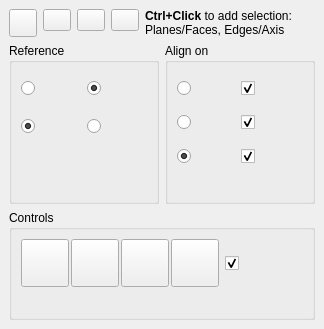
<?xml version="1.0" encoding="UTF-8"?>
<ui version="4.0">
 <class>DockWidget</class>
 <widget class="QDockWidget" name="DockWidget">
  <property name="geometry">
   <rect>
    <x>0</x>
    <y>0</y>
    <width>324</width>
    <height>329</height>
   </rect>
  </property>
  <property name="windowIcon">
   <iconset>
    <normaloff>Center-Align.png</normaloff>Center-Align.png</iconset>
  </property>
  <property name="layoutDirection">
   <enum>Qt::LeftToRight</enum>
  </property>
  <property name="features">
   <set>QDockWidget::DockWidgetFloatable|QDockWidget::DockWidgetMovable</set>
  </property>
  <property name="allowedAreas">
   <set>Qt::LeftDockWidgetArea|Qt::RightDockWidgetArea</set>
  </property>
  <property name="windowTitle">
   <string extracomment="kicad StepUp 3D tools">Align tool</string>
  </property>
  <widget class="QWidget" name="dockWidgetContents">
   <layout class="QGridLayout" name="gridLayout_5">
    <item row="1" column="0">
     <layout class="QGridLayout" name="gridLayout_4">
      <item row="0" column="1">
       <widget class="QGroupBox" name="AlignGroup">
        <property name="title">
         <string notr="true">Align on</string>
        </property>
        <layout class="QVBoxLayout" name="verticalLayout">
         <item>
          <layout class="QGridLayout" name="gridLayout_12">
           <property name="spacing">
            <number>2</number>
           </property>
           <item row="0" column="1">
            <widget class="QCheckBox" name="cbX">
             <property name="minimumSize">
              <size>
               <width>48</width>
               <height>32</height>
              </size>
             </property>
             <property name="maximumSize">
              <size>
               <width>64</width>
               <height>128</height>
              </size>
             </property>
             <property name="toolTip">
              <string notr="true">center on X</string>
             </property>
             <property name="text">
              <string notr="true"/>
             </property>
             <property name="icon">
              <iconset>
               <normaloff>Xaxis.png</normaloff>Xaxis.png</iconset>
             </property>
             <property name="iconSize">
              <size>
               <width>16</width>
               <height>16</height>
              </size>
             </property>
             <property name="checked">
              <bool>true</bool>
             </property>
            </widget>
           </item>
           <item row="2" column="1">
            <widget class="QCheckBox" name="cbZ">
             <property name="minimumSize">
              <size>
               <width>48</width>
               <height>32</height>
              </size>
             </property>
             <property name="maximumSize">
              <size>
               <width>64</width>
               <height>128</height>
              </size>
             </property>
             <property name="toolTip">
              <string notr="true">center on Z</string>
             </property>
             <property name="text">
              <string notr="true"/>
             </property>
             <property name="icon">
              <iconset>
               <normaloff>Zaxis.png</normaloff>Zaxis.png</iconset>
             </property>
             <property name="iconSize">
              <size>
               <width>16</width>
               <height>16</height>
              </size>
             </property>
             <property name="checked">
              <bool>true</bool>
             </property>
            </widget>
           </item>
           <item row="1" column="1">
            <widget class="QCheckBox" name="cbY">
             <property name="minimumSize">
              <size>
               <width>48</width>
               <height>32</height>
              </size>
             </property>
             <property name="maximumSize">
              <size>
               <width>64</width>
               <height>128</height>
              </size>
             </property>
             <property name="toolTip">
              <string notr="true">center on Y</string>
             </property>
             <property name="text">
              <string notr="true"/>
             </property>
             <property name="icon">
              <iconset>
               <normaloff>Yaxis.png</normaloff>Yaxis.png</iconset>
             </property>
             <property name="iconSize">
              <size>
               <width>16</width>
               <height>16</height>
              </size>
             </property>
             <property name="checked">
              <bool>true</bool>
             </property>
            </widget>
           </item>
           <item row="0" column="0">
            <widget class="QRadioButton" name="rbCenters">
             <property name="minimumSize">
              <size>
               <width>56</width>
               <height>32</height>
              </size>
             </property>
             <property name="toolTip">
              <string notr="true">Align Centers</string>
             </property>
             <property name="text">
              <string notr="true"/>
             </property>
             <property name="icon">
              <iconset>
               <normaloff>Centers.png</normaloff>Centers.png</iconset>
             </property>
             <property name="iconSize">
              <size>
               <width>26</width>
               <height>26</height>
              </size>
             </property>
             <property name="checked">
              <bool>false</bool>
             </property>
            </widget>
           </item>
           <item row="1" column="0">
            <widget class="QRadioButton" name="rbPlanes">
             <property name="minimumSize">
              <size>
               <width>56</width>
               <height>32</height>
              </size>
             </property>
             <property name="toolTip">
              <string notr="true">Align Planes</string>
             </property>
             <property name="text">
              <string notr="true"/>
             </property>
             <property name="icon">
              <iconset>
               <normaloff>Planes.png</normaloff>Planes.png</iconset>
             </property>
             <property name="iconSize">
              <size>
               <width>26</width>
               <height>26</height>
              </size>
             </property>
             <property name="checked">
              <bool>false</bool>
             </property>
            </widget>
           </item>
           <item row="2" column="0">
            <widget class="QRadioButton" name="rbPlanesCenters">
             <property name="minimumSize">
              <size>
               <width>56</width>
               <height>32</height>
              </size>
             </property>
             <property name="toolTip">
              <string notr="true">Align Centers &amp; Planes</string>
             </property>
             <property name="text">
              <string notr="true"/>
             </property>
             <property name="icon">
              <iconset>
               <normaloff>Planes-Centers.png</normaloff>Planes-Centers.png</iconset>
             </property>
             <property name="iconSize">
              <size>
               <width>26</width>
               <height>26</height>
              </size>
             </property>
             <property name="checked">
              <bool>true</bool>
             </property>
            </widget>
           </item>
          </layout>
         </item>
         <item>
          <spacer name="verticalSpacer">
           <property name="orientation">
            <enum>Qt::Vertical</enum>
           </property>
           <property name="sizeHint" stdset="0">
            <size>
             <width>20</width>
             <height>40</height>
            </size>
           </property>
          </spacer>
         </item>
        </layout>
       </widget>
      </item>
      <item row="0" column="0">
       <widget class="QGroupBox" name="ReferenceGroup">
        <property name="title">
         <string notr="true">Reference</string>
        </property>
        <layout class="QVBoxLayout" name="verticalLayout_2">
         <item>
          <layout class="QGridLayout" name="gridLayout_3">
           <item row="0" column="0">
            <widget class="QRadioButton" name="rbBBox">
             <property name="minimumSize">
              <size>
               <width>56</width>
               <height>32</height>
              </size>
             </property>
             <property name="toolTip">
              <string notr="true">Center of
Bounding Box</string>
             </property>
             <property name="text">
              <string notr="true"/>
             </property>
             <property name="icon">
              <iconset>
               <normaloff>Bbox.png</normaloff>Bbox.png</iconset>
             </property>
             <property name="iconSize">
              <size>
               <width>26</width>
               <height>26</height>
              </size>
             </property>
             <property name="checked">
              <bool>false</bool>
             </property>
             <property name="autoExclusive">
              <bool>false</bool>
             </property>
            </widget>
           </item>
           <item row="0" column="1">
            <widget class="QRadioButton" name="rbMass">
             <property name="minimumSize">
              <size>
               <width>56</width>
               <height>32</height>
              </size>
             </property>
             <property name="toolTip">
              <string notr="true">Center of
Mass</string>
             </property>
             <property name="text">
              <string notr="true"/>
             </property>
             <property name="icon">
              <iconset>
               <normaloff>Mass.png</normaloff>Mass.png</iconset>
             </property>
             <property name="iconSize">
              <size>
               <width>26</width>
               <height>26</height>
              </size>
             </property>
             <property name="checked">
              <bool>true</bool>
             </property>
             <property name="autoExclusive">
              <bool>false</bool>
             </property>
            </widget>
           </item>
           <item row="1" column="0">
            <widget class="QRadioButton" name="rbNormal">
             <property name="minimumSize">
              <size>
               <width>56</width>
               <height>32</height>
              </size>
             </property>
             <property name="toolTip">
              <string notr="true">Alignment Normal</string>
             </property>
             <property name="text">
              <string notr="true"/>
             </property>
             <property name="icon">
              <iconset>
               <normaloff>Normal-Up.png</normaloff>Normal-Up.png</iconset>
             </property>
             <property name="iconSize">
              <size>
               <width>26</width>
               <height>26</height>
              </size>
             </property>
             <property name="checked">
              <bool>true</bool>
             </property>
             <property name="autoExclusive">
              <bool>false</bool>
             </property>
            </widget>
           </item>
           <item row="1" column="1">
            <widget class="QRadioButton" name="rbNormal_Inv">
             <property name="minimumSize">
              <size>
               <width>56</width>
               <height>32</height>
              </size>
             </property>
             <property name="toolTip">
              <string notr="true">Alignment Normal
Inverted</string>
             </property>
             <property name="text">
              <string notr="true"/>
             </property>
             <property name="icon">
              <iconset>
               <normaloff>Normal-Down.png</normaloff>Normal-Down.png</iconset>
             </property>
             <property name="iconSize">
              <size>
               <width>26</width>
               <height>26</height>
              </size>
             </property>
             <property name="checked">
              <bool>false</bool>
             </property>
             <property name="autoExclusive">
              <bool>false</bool>
             </property>
            </widget>
           </item>
          </layout>
         </item>
         <item>
          <spacer name="verticalSpacer_2">
           <property name="orientation">
            <enum>Qt::Vertical</enum>
           </property>
           <property name="sizeHint" stdset="0">
            <size>
             <width>20</width>
             <height>40</height>
            </size>
           </property>
          </spacer>
         </item>
        </layout>
       </widget>
      </item>
     </layout>
    </item>
    <item row="0" column="0">
     <layout class="QGridLayout" name="gridLayout_2">
      <item row="0" column="4">
       <widget class="QLabel" name="Label_Align_Gui">
        <property name="toolTip">
         <string notr="true">Ctrl+Click to select
Faces/Planes or Edges/Axis</string>
        </property>
        <property name="text">
         <string>&lt;b&gt;Ctrl+Click&lt;/b&gt; to add selection:&lt;br&gt;Planes/Faces, Edges/Axis</string>
        </property>
       </widget>
      </item>
      <item row="0" column="0">
       <widget class="QPushButton" name="dock_float">
        <property name="maximumSize">
         <size>
          <width>28</width>
          <height>28</height>
         </size>
        </property>
        <property name="toolTip">
         <string>expand</string>
        </property>
        <property name="text">
         <string notr="true"/>
        </property>
        <property name="icon">
         <iconset>
          <normaloff>un_dock.png</normaloff>un_dock.png</iconset>
        </property>
        <property name="iconSize">
         <size>
          <width>16</width>
          <height>16</height>
         </size>
        </property>
       </widget>
      </item>
      <item row="0" column="1" alignment="Qt::AlignTop">
       <widget class="QPushButton" name="dock_minimize">
        <property name="maximumSize">
         <size>
          <width>28</width>
          <height>28</height>
         </size>
        </property>
        <property name="toolTip">
         <string>minimize</string>
        </property>
        <property name="text">
         <string notr="true"/>
        </property>
        <property name="icon">
         <iconset>
          <normaloff>minimize.png</normaloff>minimize.png</iconset>
        </property>
        <property name="iconSize">
         <size>
          <width>24</width>
          <height>24</height>
         </size>
        </property>
       </widget>
      </item>
      <item row="0" column="3" alignment="Qt::AlignTop">
       <widget class="QPushButton" name="close">
        <property name="maximumSize">
         <size>
          <width>28</width>
          <height>28</height>
         </size>
        </property>
        <property name="toolTip">
         <string>close</string>
        </property>
        <property name="text">
         <string notr="true"/>
        </property>
        <property name="icon">
         <iconset>
          <normaloff>closeW.png</normaloff>closeW.png</iconset>
        </property>
        <property name="iconSize">
         <size>
          <width>24</width>
          <height>24</height>
         </size>
        </property>
       </widget>
      </item>
      <item row="0" column="2" alignment="Qt::AlignTop">
       <widget class="QPushButton" name="Help_Align">
        <property name="maximumSize">
         <size>
          <width>28</width>
          <height>28</height>
         </size>
        </property>
        <property name="toolTip">
         <string>close</string>
        </property>
        <property name="text">
         <string notr="true"/>
        </property>
        <property name="icon">
         <iconset>
          <normaloff>help.png</normaloff>help.png</iconset>
        </property>
        <property name="iconSize">
         <size>
          <width>24</width>
          <height>24</height>
         </size>
        </property>
       </widget>
      </item>
      <item row="0" column="5">
       <spacer name="horizontalSpacer">
        <property name="orientation">
         <enum>Qt::Horizontal</enum>
        </property>
        <property name="sizeHint" stdset="0">
         <size>
          <width>40</width>
          <height>20</height>
         </size>
        </property>
       </spacer>
      </item>
     </layout>
    </item>
    <item row="2" column="0">
     <layout class="QGridLayout" name="gridLayout_6">
      <item row="0" column="0">
       <widget class="QGroupBox" name="ControlsGroup">
        <property name="title">
         <string notr="true">Controls</string>
        </property>
        <layout class="QGridLayout" name="gridLayout_7">
         <item row="0" column="2">
          <spacer name="horizontalSpacer_2">
           <property name="orientation">
            <enum>Qt::Horizontal</enum>
           </property>
           <property name="sizeHint" stdset="0">
            <size>
             <width>40</width>
             <height>20</height>
            </size>
           </property>
          </spacer>
         </item>
         <item row="0" column="1">
          <widget class="QCheckBox" name="cbHierarchy">
           <property name="minimumSize">
            <size>
             <width>52</width>
             <height>48</height>
            </size>
           </property>
           <property name="maximumSize">
            <size>
             <width>64</width>
             <height>128</height>
            </size>
           </property>
           <property name="toolTip">
            <string notr="true">use Part and Body
hierarchy in Aligning</string>
           </property>
           <property name="text">
            <string notr="true"/>
           </property>
           <property name="icon">
            <iconset>
             <normaloff>hierarchy.png</normaloff>hierarchy.png</iconset>
           </property>
           <property name="iconSize">
            <size>
             <width>26</width>
             <height>26</height>
            </size>
           </property>
           <property name="checked">
            <bool>true</bool>
           </property>
          </widget>
         </item>
         <item row="0" column="0">
          <layout class="QGridLayout" name="gridLayout_14">
           <property name="spacing">
            <number>2</number>
           </property>
           <item row="0" column="0">
            <widget class="QPushButton" name="Align">
             <property name="minimumSize">
              <size>
               <width>48</width>
               <height>48</height>
              </size>
             </property>
             <property name="maximumSize">
              <size>
               <width>64</width>
               <height>64</height>
              </size>
             </property>
             <property name="toolTip">
              <string>Align objects</string>
             </property>
             <property name="text">
              <string/>
             </property>
             <property name="icon">
              <iconset>
               <normaloff>Center-Align.png</normaloff>Center-Align.png</iconset>
             </property>
             <property name="iconSize">
              <size>
               <width>32</width>
               <height>32</height>
              </size>
             </property>
             <property name="checkable">
              <bool>false</bool>
             </property>
             <property name="checked">
              <bool>false</bool>
             </property>
            </widget>
           </item>
           <item row="0" column="4">
            <widget class="QPushButton" name="XRayBtn">
             <property name="minimumSize">
              <size>
               <width>48</width>
               <height>48</height>
              </size>
             </property>
             <property name="maximumSize">
              <size>
               <width>64</width>
               <height>64</height>
              </size>
             </property>
             <property name="toolTip">
              <string notr="true">XRay toggle</string>
             </property>
             <property name="text">
              <string notr="true"/>
             </property>
             <property name="icon">
              <iconset>
               <normaloff>xray.png</normaloff>xray.png</iconset>
             </property>
             <property name="iconSize">
              <size>
               <width>24</width>
               <height>24</height>
              </size>
             </property>
             <property name="checkable">
              <bool>false</bool>
             </property>
             <property name="checked">
              <bool>false</bool>
             </property>
            </widget>
           </item>
           <item row="0" column="3">
            <widget class="QPushButton" name="Undo_Align">
             <property name="minimumSize">
              <size>
               <width>48</width>
               <height>48</height>
              </size>
             </property>
             <property name="maximumSize">
              <size>
               <width>64</width>
               <height>64</height>
              </size>
             </property>
             <property name="toolTip">
              <string>Undo last Alignment</string>
             </property>
             <property name="text">
              <string/>
             </property>
             <property name="icon">
              <iconset>
               <normaloff>Undo.png</normaloff>Undo.png</iconset>
             </property>
             <property name="iconSize">
              <size>
               <width>24</width>
               <height>24</height>
              </size>
             </property>
             <property name="checkable">
              <bool>false</bool>
             </property>
             <property name="checked">
              <bool>false</bool>
             </property>
            </widget>
           </item>
           <item row="0" column="2">
            <widget class="QPushButton" name="Move">
             <property name="minimumSize">
              <size>
               <width>48</width>
               <height>48</height>
              </size>
             </property>
             <property name="maximumSize">
              <size>
               <width>64</width>
               <height>64</height>
              </size>
             </property>
             <property name="toolTip">
              <string>Move selected</string>
             </property>
             <property name="text">
              <string/>
             </property>
             <property name="icon">
              <iconset>
               <normaloff>Move.png</normaloff>Move.png</iconset>
             </property>
             <property name="iconSize">
              <size>
               <width>24</width>
               <height>24</height>
              </size>
             </property>
             <property name="checkable">
              <bool>false</bool>
             </property>
             <property name="checked">
              <bool>false</bool>
             </property>
            </widget>
           </item>
          </layout>
         </item>
         <item row="1" column="0">
          <spacer name="verticalSpacer_3">
           <property name="orientation">
            <enum>Qt::Vertical</enum>
           </property>
           <property name="sizeHint" stdset="0">
            <size>
             <width>20</width>
             <height>40</height>
            </size>
           </property>
          </spacer>
         </item>
        </layout>
       </widget>
      </item>
     </layout>
    </item>
   </layout>
  </widget>
 </widget>
 <resources/>
 <connections/>
 <designerdata>
  <property name="gridDeltaX">
   <number>4</number>
  </property>
  <property name="gridDeltaY">
   <number>4</number>
  </property>
  <property name="gridSnapX">
   <bool>true</bool>
  </property>
  <property name="gridSnapY">
   <bool>true</bool>
  </property>
  <property name="gridVisible">
   <bool>true</bool>
  </property>
 </designerdata>
</ui>
